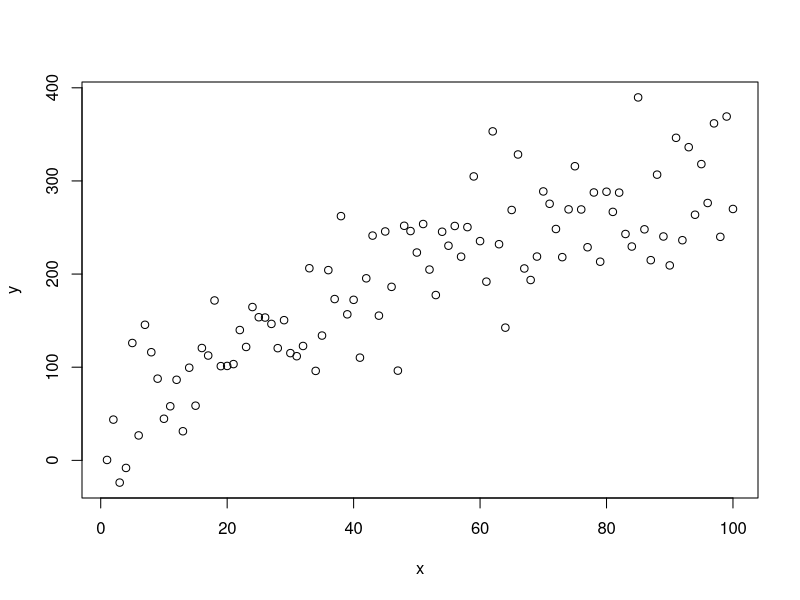
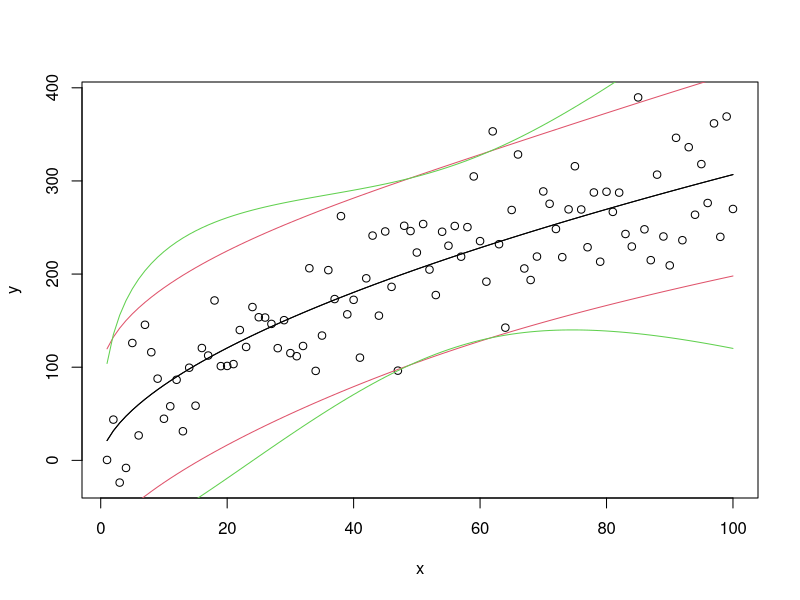

Write the R code that produced these figures, in order.
## ---- chunk 1

set.seed(11)
n <- 100
pf <- deriv3(~ a * x ^ p, c("a", "p"), function(x, a, p) {})
x <- seq(1, 100, l=n)
y <- pf(x, 30, 0.5) + rnorm(length(x), 0, 50)
plot(x, y)
df <- data.frame(x, y)
m2 <- nls(y ~ a * x ^ p, data=df,  start=list(a=30, p=0.5))
co <- coef(m2)
pred <- pf(x, co[1], co[2])
grad <- attr(pred, "gradient") # gradiente avaliado no novo t
chvc <- chol(vcov(m2))
sigma <- summary(m2)$sigma
se1 <- sqrt(apply(grad %*% t(chvc), 1, function(x) sum(x^2))) # erro padrão
se2 <- sigma + se1


yvals <- c(pred)+ outer(se2, qt(c(.5, .025,.975), df=df.residual(m2)))
yvals2 <- c(pred)+ outer(se1 * sqrt(n) * sqrt(1 + 1/n), qt(c(.5, .025,.975), df=df.residual(m2)))


#plot(x, y, ylim=c(0, 150))
plot(x, y)
lines(x, yvals[,1], col=1)
lines(x, yvals[,2], col=2)
lines(x, yvals[,3], col=2)
lines(x, yvals2[,1], col=1)
lines(x, yvals2[,2], col=3)
lines(x, yvals2[,3], col=3)


